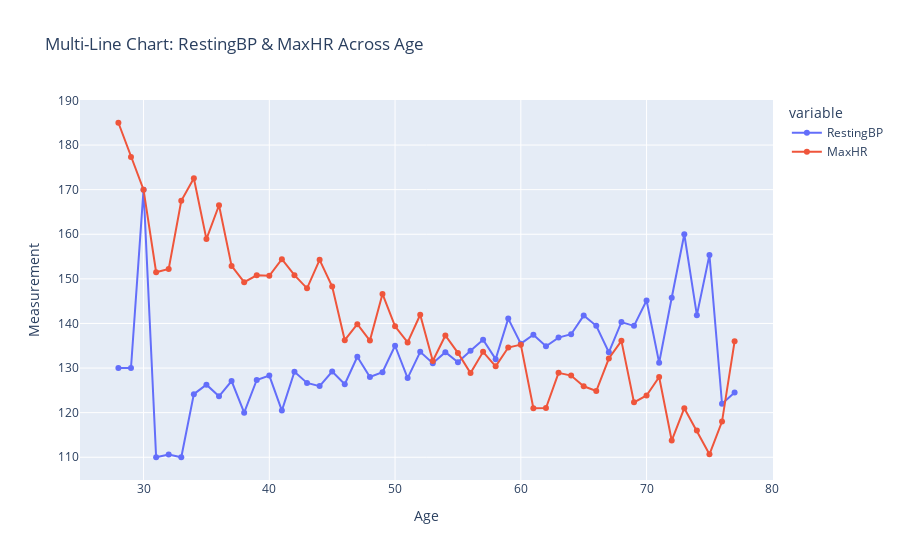

The notebook cell this image was saved under:
### Markdown cell above
##### This Plotly Bubble Chart visualizes the relationship between Resting Blood Pressure (RestingBP), Maximum Heart Rate (MaxHR), Age, and Heart Disease occurrence in an interactive format.

##### X-axis (RestingBP) → Represents Resting Blood Pressure values. 
##### Y-axis (MaxHR) → Displays Maximum Heart Rate for individuals. 
##### Bubble Color (HeartDisease) → Different colors indicate Heart Disease occurrence (0 = No, 1 = Yes).

### Code cell
# group data by Age and compute average RestingBP & MaxHR
df_grouped = dfraw.groupby("Age").agg({"RestingBP": "mean", "MaxHR": "mean"}).reset_index()

# create multi-line chart
fig = px.line(df_grouped, x="Age", y=["RestingBP", "MaxHR"], 
              title="Multi-Line Chart: RestingBP & MaxHR Across Age",
              labels={"Age": "Age", "value": "Measurement"},
              line_dash_sequence=["solid", "dash"],
              markers=True)
fig.show()

### Figure 1 — Plotly figure (JSON) as saved in the notebook; plotly's stock layout.template omitted (floating-point values rounded to 4 significant figures)
{"data": [{"hovertemplate": "variable=RestingBP<br>Age=%{x}<br>Measurement=%{y}<extra></extra>", "legendgroup": "RestingBP", "line": {"color": "#636efa", "dash": "solid"}, "marker": {"symbol": "circle"}, "mode": "lines+markers", "name": "RestingBP", "orientation": "v", "showlegend": true, "type": "scatter", "x": [28, 29, 30, 31, 32, 33, 34, 35, 36, 37, 38, 39, 40, 41, 42, 43, 44, 45, 46, 47, 48, 49, 50, 51, 52, 53, 54, 55, 56, 57, 58, 59, 60, 61, 62, 63, 64, 65, 66, 67, 68, 69, 70, 71, 72, 73, 74, 75, 76, 77], "xaxis": "x", "y": [130, 130, 170, 110, 110.6, 110, 124.1, 126.3, 123.7, 127.1, 120, 127.3, 128.3, 120.5, 129.2, 126.7, 125.9, 129.2, 126.4, 132.5, 128, 129.0, 135, 127.7, 133.6, 131.1, 133.6, 131.3, 133.9, 136.4, 132, 141.1, 135.5, 137.5, 134.9, 136.8, 137.6, 141.8, 139.5, 133.5, 140.3, 139.5, 145.1, 131.2, 145.8, 160, 141.9, 155.3, 122, 124.5], "yaxis": "y"}, {"hovertemplate": "variable=MaxHR<br>Age=%{x}<br>Measurement=%{y}<extra></extra>", "legendgroup": "MaxHR", "line": {"color": "#EF553B", "dash": "solid"}, "marker": {"symbol": "circle"}, "mode": "lines+markers", "name": "MaxHR", "orientation": "v", "showlegend": true, "type": "scatter", "x": [28, 29, 30, 31, 32, 33, 34, 35, 36, 37, 38, 39, 40, 41, 42, 43, 44, 45, 46, 47, 48, 49, 50, 51, 52, 53, 54, 55, 56, 57, 58, 59, 60, 61, 62, 63, 64, 65, 66, 67, 68, 69, 70, 71, 72, 73, 74, 75, 76, 77], "xaxis": "x", "y": [185, 177.3, 170, 151.5, 152.2, 167.5, 172.6, 158.9, 166.5, 152.9, 149.2, 150.8, 150.7, 154.4, 150.8, 147.9, 154.3, 148.3, 136.2, 139.8, 136.2, 146.6, 139.4, 135.7, 141.9, 131.6, 137.3, 133.4, 128.9, 133.6, 130.4, 134.6, 135.2, 121, 121.0, 128.9, 128.3, 125.9, 124.8, 132.1, 136.1, 122.3, 123.9, 128, 113.8, 121, 116, 110.7, 118, 136], "yaxis": "y"}], "layout": {"autosize": true, "legend": {"title": {"text": "variable"}, "tracegroupgap": 0}, "title": {"text": "Multi-Line Chart: RestingBP & MaxHR Across Age"}, "xaxis": {"anchor": "y", "autorange": true, "domain": [0, 1], "range": [25.02, 79.98], "title": {"text": "Age"}, "type": "linear"}, "yaxis": {"anchor": "x", "autorange": true, "domain": [0, 1], "range": [103.8, 191.2], "title": {"text": "Measurement"}, "type": "linear"}}}
